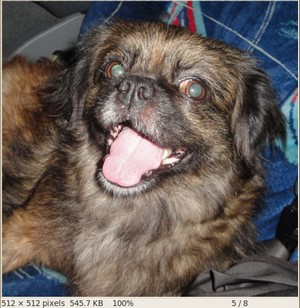
//> input picture openCV/img/threshold.jpg, 300 x 308 px
$ ./threshold   (built with g++ and OpenCV 4)
//> lines starting //> are read from the running program, lines starting //| are printed output that depends on the picture
/**
 * @file Threshold.cpp
 * @brief code that shows how to use the diverse threshold options offered by OpenCV
 */

#include "opencv2/imgproc.hpp"
#include "opencv2/imgcodecs.hpp"
#include "opencv2/highgui.hpp"
#include <iostream>

using namespace cv;
using namespace std;

/// Global variables

int threshold_value = 0;
int threshold_type = 3;
int const max_value = 255;
int const max_type = 4;
int const max_binary_value = 255;

Mat src, src_gray, dst;
const char* window_name = "Threshold Testing";

const char* trackbar_type = "Type: \n 0: Binary \n 1: Binary Inverted \n 2: Truncate \n 3: To Zero \n 4: To Zero Inverted";
const char* trackbar_value = "Value";

//![Threshold_Demo]
/**
 * @function Threshold_Demo
 */
static void Threshold_Demo( int, void* )
{
    /* 0: Binary
     1: Binary Inverted
     2: Threshold Truncated
     3: Threshold to Zero
     4: Threshold to Zero Inverted
    */
    threshold( src_gray, dst, threshold_value, max_binary_value, threshold_type );
    imshow( window_name, dst );
}
//![Threshold_Demo]

/**
 * @function main
 */
int main( int argc, char** argv )
{
    // Load an image
    const char* filename = argc >=2 ? argv[1] : "./img/threshold.jpg";
    src = imread( filename, IMREAD_COLOR );
//> src is the input picture: 308 rows x 300 cols, CV_8UC3; mean B, G, R 90.6, 94.5, 103.6
    if( src.empty() )
    {
        cout << "Could not open or find the image!\n" << endl;
        cout << "Usage: " << argv[0] << " <Input image>" << endl;
        return -1;
    }


    cvtColor( src, src_gray, COLOR_BGR2GRAY ); // Convert the image to Gray
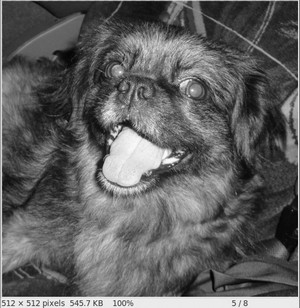
//> src_gray: 308 rows x 300 cols, CV_8UC1; min 1, max 254, mean 96.8


    namedWindow( window_name, WINDOW_AUTOSIZE ); // Create a window to display results


    createTrackbar( trackbar_type,
                    window_name, &threshold_type,
                    max_type, Threshold_Demo ); // Create a Trackbar to choose type of Threshold

    createTrackbar( trackbar_value,
                    window_name, &threshold_value,
                    max_value, Threshold_Demo ); // Create a Trackbar to choose Threshold value
//> slider 'Value' is set to 85


    Threshold_Demo( 0, 0 ); // Call the function to initialize
//> in Threshold_Demo, `threshold( src_gray, dst, threshold_value, max_binary_value, threshold..`:
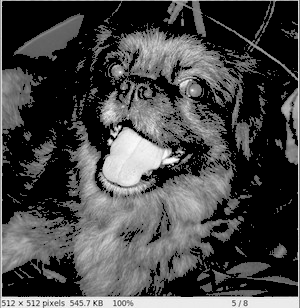
//> dst: 308 rows x 300 cols, CV_8UC1; min 0, max 254, mean 70.8

    /// Wait until the user finishes the program
    waitKey();

    return 0;
}
